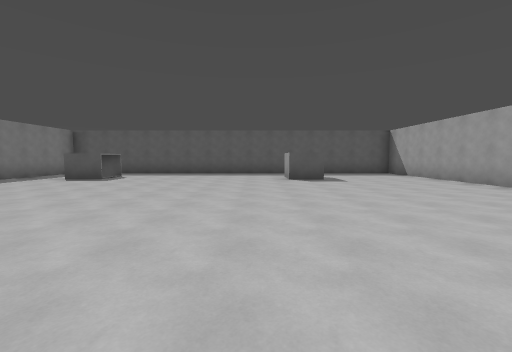
[1] (above)

17 first-person views from a walk through a 3-D level made in the Godot game engine. The camera is 1.5 m above the floor, tilts 4° down and sees 90° across. The floor is counted in squares, 2.4 m on a side. Each view is taken from the middle of a square. On the plan, view 1 faces up. The plan holds only what a view shows up to about 9 squares ahead; the rest is blank.

[2]
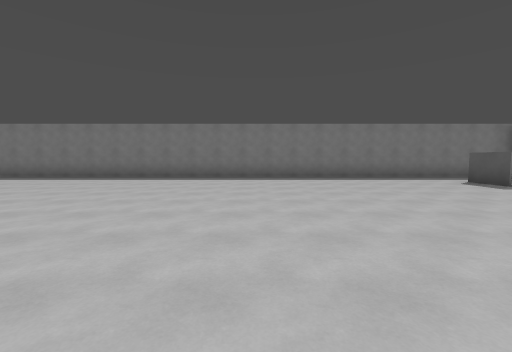

[3]
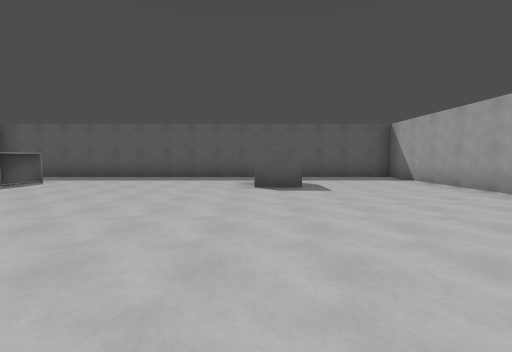

[4]
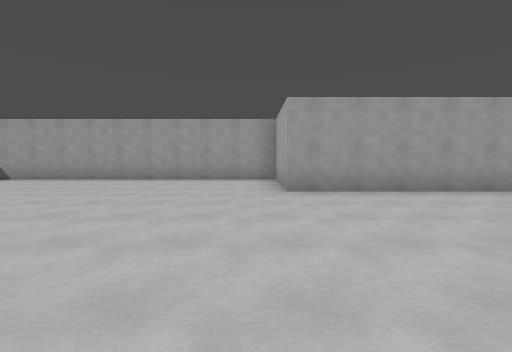

[5]
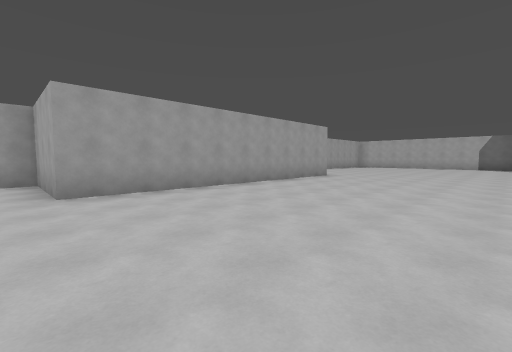

[6]
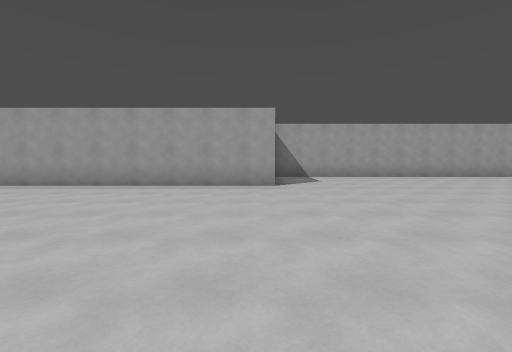

[7]
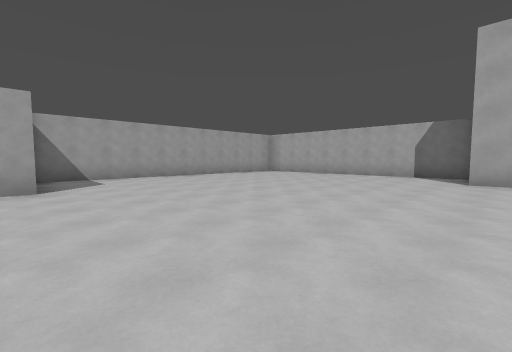

[8]
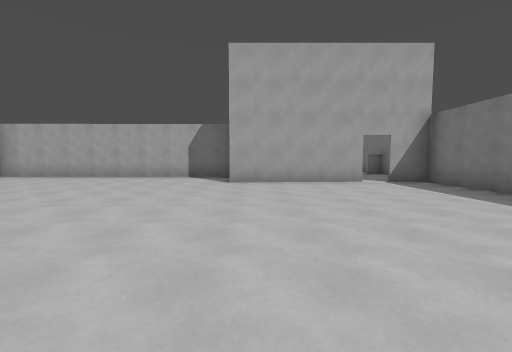

[9]
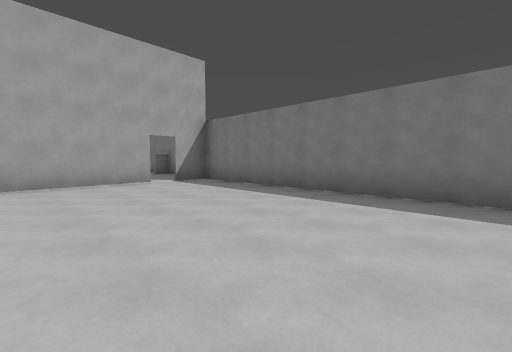

[10]
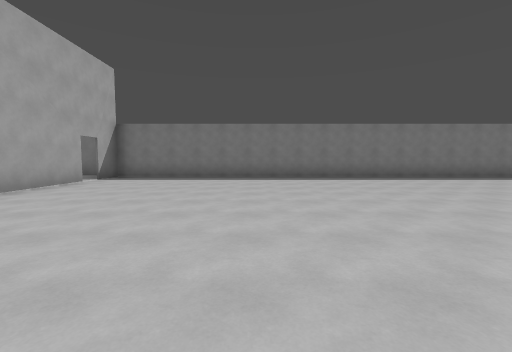

[11]
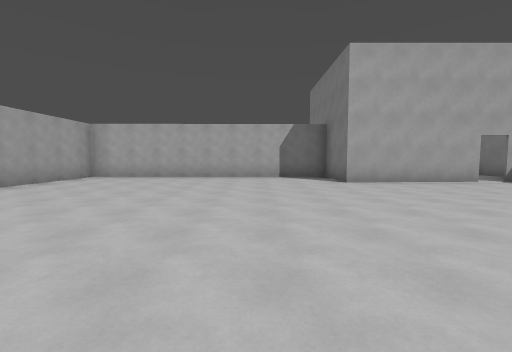

[12]
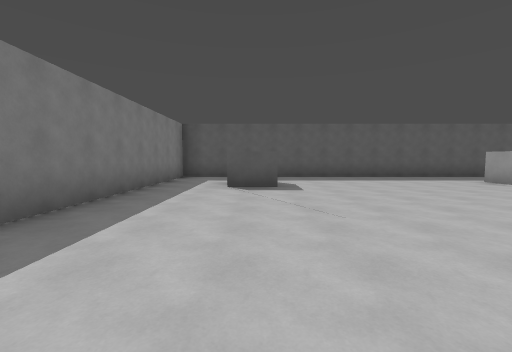

[13]
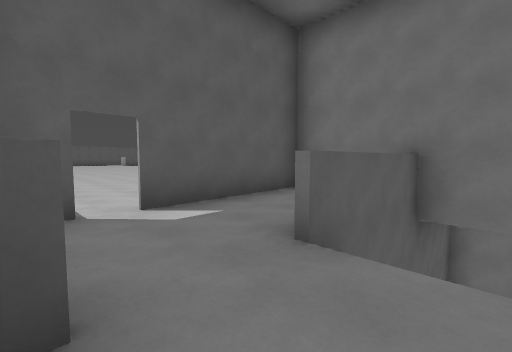

[14]
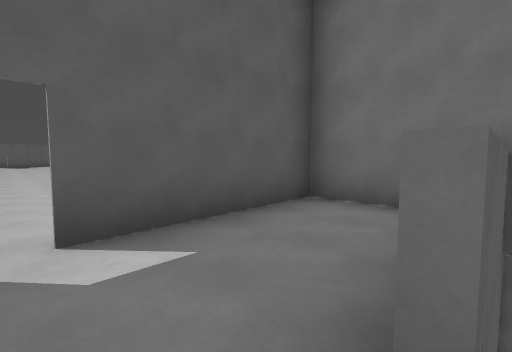

[15]
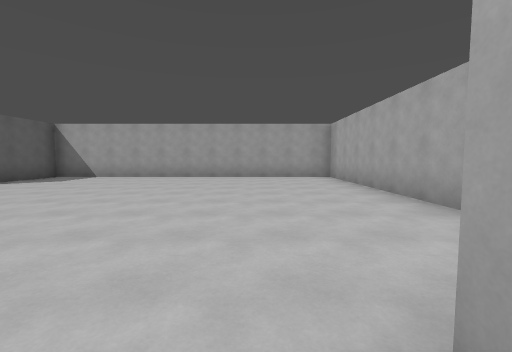

[16]
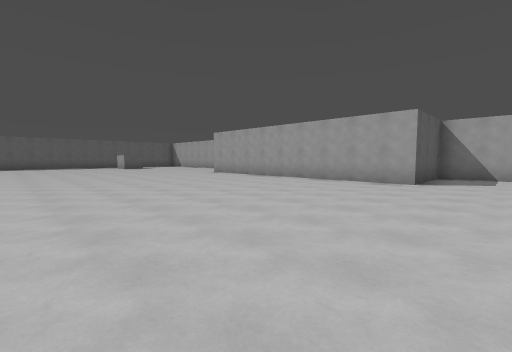

[17]
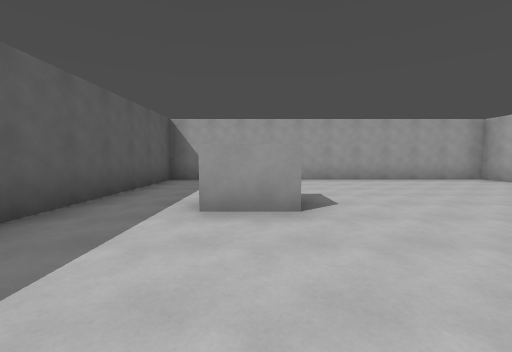

### Floor plan
Ten units are one square. View 1 is at (0, 0); x grows to the right and y downward. Boxes are objects, and circles mark ways between rooms. Rooms are numbered by the first view taken in them; rooms with no view inside come last. Other rooms are left out.
<svg viewBox="-79 -110 138 285">
<path fill="none" stroke="#000" d="M20 -75 10 -75 10 -87M-45 -86 -56 -86M-45 -88 -45 -75 -56 -75M-58 136 -23 135 -23 155 54 155 54 64 28 64 28 -14 54 -14 54 -105 -74 -105 -74 136 -64 136M-24 160 -55 160M-74 141 -74 158 -68 158M-24 165 -24 137 -58 136"/>
<circle cx="-60" cy="140" r="3" fill="#2a7"/>
<circle cx="-60" cy="160" r="3" fill="#2a7"/>
<text x="-10" y="20">1</text>
<text x="-20" y="170">2</text>
<text x="-50" y="150">3</text>
</svg>
Room 1 opens to room 3. Room 2 opens to room 3.

Where each view was taken, in squares from view 1:
view 1: 0 up, 0 right, facing up
view 2: 2 up, 1 right, facing left
view 3: 2 up, 1 right, facing up
view 4: 2 up, 2 left, facing right
view 5: 2 up, 2 left, facing down-right
view 6: 6 down, 3 left, facing right
view 7: 6 down, 3 left, facing down-right
view 8: 7 down, 3 left, facing down
view 9: 7 down, 3 left, facing down-left
view 10: 9 down, 1 right, facing left
view 11: 7 down, 0 right, facing down
view 12: 2 up, 5 left, facing up
view 13: 17 down, 7 left, facing up-right
view 14: 16 down, 6 left, facing up-right
view 15: 13 down, 3 left, facing right
view 16: 8 down, 4 left, facing up-right
view 17: 8 up, 2 left, facing right
